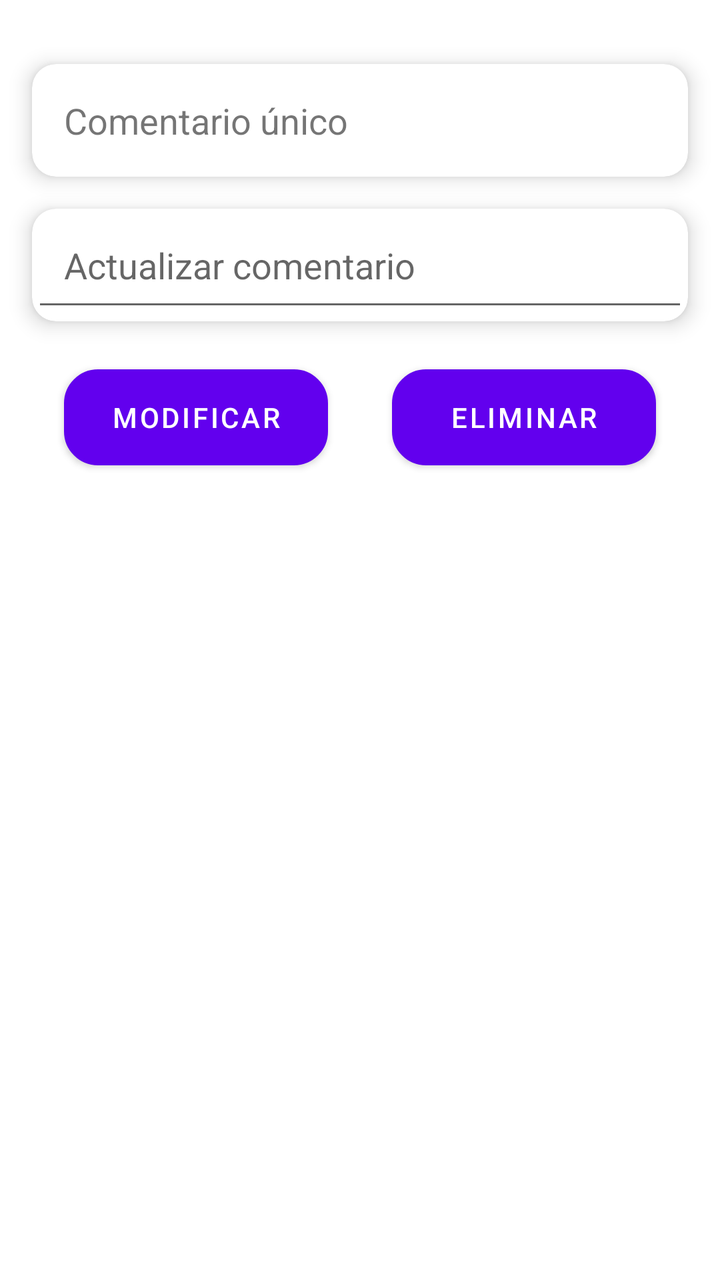
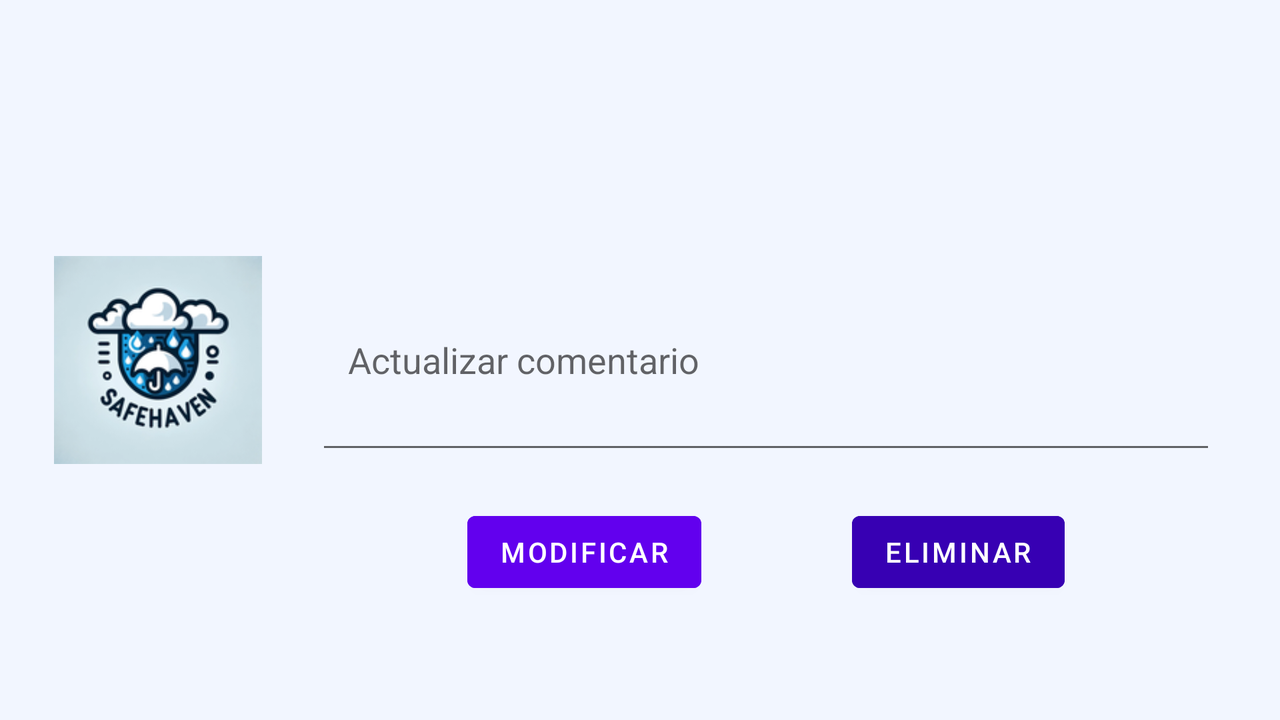

Compare how this app lays out the same screen by default and in its alternative resource folder. The renders come first, then the two layout files and the values they reference.
<!-- AndroidManifest.xml: application theme Theme.SafeHaven -->
<!-- res/layout/activity_udcomment.xml -->
<?xml version="1.0" encoding="utf-8"?>
<androidx.constraintlayout.widget.ConstraintLayout xmlns:android="http://schemas.android.com/apk/res/android"
    xmlns:app="http://schemas.android.com/apk/res-auto"
    xmlns:tools="http://schemas.android.com/tools"
    android:id="@+id/main"
    android:layout_width="match_parent"
    android:layout_height="match_parent"
    tools:context=".api.comments.UDCommentActivity">

    
    <androidx.cardview.widget.CardView
        android:id="@+id/cardViewComent"
        android:layout_width="0dp"
        android:layout_height="wrap_content"
        app:cardElevation="6dp"
        app:cardCornerRadius="12dp"
        app:layout_constraintTop_toTopOf="parent"
        app:layout_constraintStart_toStartOf="parent"
        app:layout_constraintEnd_toEndOf="parent"
        android:layout_marginStart="16dp"
        android:layout_marginEnd="16dp"
        android:layout_marginTop="32dp">

        <TextView
            android:id="@+id/idComent"
            android:layout_width="match_parent"
            android:layout_height="wrap_content"
            android:padding="16dp"
            android:gravity="center_vertical"
            android:textSize="18sp"
            android:text="Comentario único" />
    </androidx.cardview.widget.CardView>

    
    <androidx.cardview.widget.CardView
        android:id="@+id/cardViewEditarComent"
        android:layout_width="0dp"
        android:layout_height="wrap_content"
        app:cardElevation="6dp"
        app:cardCornerRadius="12dp"
        app:layout_constraintTop_toBottomOf="@id/cardViewComent"
        app:layout_constraintStart_toStartOf="parent"
        app:layout_constraintEnd_toEndOf="parent"
        android:layout_marginStart="16dp"
        android:layout_marginEnd="16dp"
        android:layout_marginTop="16dp">

        <EditText
            android:id="@+id/etnuevoComentario"
            android:layout_width="match_parent"
            android:layout_height="wrap_content"
            android:padding="16dp"
            android:hint="Actualizar comentario"
            android:textSize="18sp"
            android:gravity="center_vertical"/>
    </androidx.cardview.widget.CardView>

    
    <Button
        android:id="@+id/btnModificarComentario"
        android:layout_width="0dp"
        android:layout_height="wrap_content"
        android:layout_marginTop="24dp"
        android:text="Modificar"
        android:textColor="@color/white"
        android:background="@drawable/button_background"
        app:layout_constraintStart_toStartOf="parent"
        app:layout_constraintEnd_toStartOf="@+id/btnElinarComentario"
        app:layout_constraintTop_toBottomOf="@id/cardViewEditarComent"
        app:layout_constraintHorizontal_chainStyle="packed"
        android:layout_marginStart="32dp"
        android:layout_marginEnd="16dp"/>

    
    <Button
        android:id="@+id/btnElinarComentario"
        android:layout_width="0dp"
        android:layout_height="wrap_content"
        android:layout_marginTop="24dp"
        android:text="Eliminar"
        android:textColor="@color/white"
        android:background="@drawable/button_background"
        app:layout_constraintStart_toEndOf="@+id/btnModificarComentario"
        app:layout_constraintEnd_toEndOf="parent"
        app:layout_constraintTop_toBottomOf="@id/cardViewEditarComent"
        android:layout_marginStart="16dp"
        android:layout_marginEnd="32dp"/>

</androidx.constraintlayout.widget.ConstraintLayout>
<!-- resources referenced by this layout -->
<resources>
  <!-- drawable button_background (drawable) -->
  <?xml version="1.0" encoding="utf-8"?>
  <selector xmlns:android="http://schemas.android.com/apk/res/android">
      <item android:state_pressed="true">
          <shape android:shape="rectangle">
              <corners android:radius="16dp"/>
              <solid android:color="#FFC107"/>
          </shape>
      </item>
      <item>
          <shape android:shape="rectangle">
              <corners android:radius="16dp"/>
              <solid android:color="#6200EE"/>
              <stroke android:width="2sp" android:color="#FFFFFF"/>
          </shape>
      </item>
  </selector>
  <style name="Theme.SafeHaven" parent="Theme.MaterialComponents.DayNight.DarkActionBar">
          
          <item name="colorPrimary">@color/purple_500</item>
          <item name="colorPrimaryVariant">@color/purple_700</item>
          <item name="colorOnPrimary">@color/black</item>
          
          <item name="colorSecondary">@color/teal_200</item>
          <item name="colorSecondaryVariant">@color/teal_700</item>
          <item name="colorOnSecondary">@color/black</item>
          
          <item name="android:statusBarColor">?attr/colorPrimaryVariant</item>
          
      </style>
</resources>
<!-- res/layout-land/activity_udcomment.xml (the repository's variant of the layout above) -->
<!-- drawn on the phone turned sideways -->
<?xml version="1.0" encoding="utf-8"?>
<androidx.constraintlayout.widget.ConstraintLayout xmlns:android="http://schemas.android.com/apk/res/android"
    xmlns:app="http://schemas.android.com/apk/res-auto"
    xmlns:tools="http://schemas.android.com/tools"
    android:layout_width="match_parent"
    android:layout_height="match_parent"
    android:background="#F2F6FF"
    android:padding="16dp"
    tools:context=".api.comments.UDCommentActivity">

    <ImageView
        android:id="@+id/imageViewLogo"
        android:layout_width="126dp"
        android:layout_height="104dp"
        android:src="@mipmap/icon_xxhdpi"
        app:layout_constraintStart_toStartOf="parent"
        app:layout_constraintTop_toTopOf="parent"
        app:layout_constraintBottom_toBottomOf="parent" />

    <EditText
        android:id="@+id/etnuevoComentario"
        android:layout_width="0dp"
        android:layout_height="0dp"
        android:layout_marginStart="16dp"
        android:layout_marginEnd="16dp"
        android:minHeight="120dp"
        android:padding="16dp"
        android:hint="Actualizar comentario"
        android:textSize="18sp"
        android:inputType="textMultiLine"
        app:layout_constraintStart_toEndOf="@+id/imageViewLogo"
        app:layout_constraintEnd_toEndOf="parent"
        app:layout_constraintTop_toTopOf="@+id/imageViewLogo"
        app:layout_constraintBottom_toBottomOf="@+id/imageViewLogo" />

    <Button
        android:id="@+id/btnModificarComentario"
        android:layout_width="wrap_content"
        android:layout_height="wrap_content"
        android:layout_marginTop="20dp"
        android:backgroundTint="@color/colorPrimary"
        android:text="Modificar"
        android:textColor="@android:color/white"
        app:layout_constraintEnd_toStartOf="@+id/btnElinarComentario"
        app:layout_constraintStart_toStartOf="@+id/etnuevoComentario"
        app:layout_constraintTop_toBottomOf="@+id/etnuevoComentario" />

    <Button
        android:id="@+id/btnElinarComentario"
        android:layout_width="wrap_content"
        android:layout_height="wrap_content"
        android:layout_marginTop="20dp"
        android:backgroundTint="@color/colorPrimaryDark"
        android:text="Eliminar"
        android:textColor="@android:color/white"
        app:layout_constraintEnd_toEndOf="@+id/etnuevoComentario"
        app:layout_constraintStart_toEndOf="@+id/btnModificarComentario"
        app:layout_constraintTop_toBottomOf="@+id/etnuevoComentario"
        app:layout_constraintWidth_default="wrap" />

</androidx.constraintlayout.widget.ConstraintLayout>
<!-- resources referenced by the variant -->
<!-- as the phone turned sideways resolves them -->
<resources>
  <!-- mipmap icon_xxhdpi: png bitmap (mipmap-xxhdpi, 26219 bytes) -->
  <style name="Theme.SafeHaven" parent="Theme.MaterialComponents.DayNight.DarkActionBar">
          
          <item name="colorPrimary">@color/purple_500</item>
          <item name="colorPrimaryVariant">@color/purple_700</item>
          <item name="colorOnPrimary">@color/black</item>
          
          <item name="colorSecondary">@color/teal_200</item>
          <item name="colorSecondaryVariant">@color/teal_700</item>
          <item name="colorOnSecondary">@color/black</item>
          
          <item name="android:statusBarColor">?attr/colorPrimaryVariant</item>
          
      </style>
</resources>
